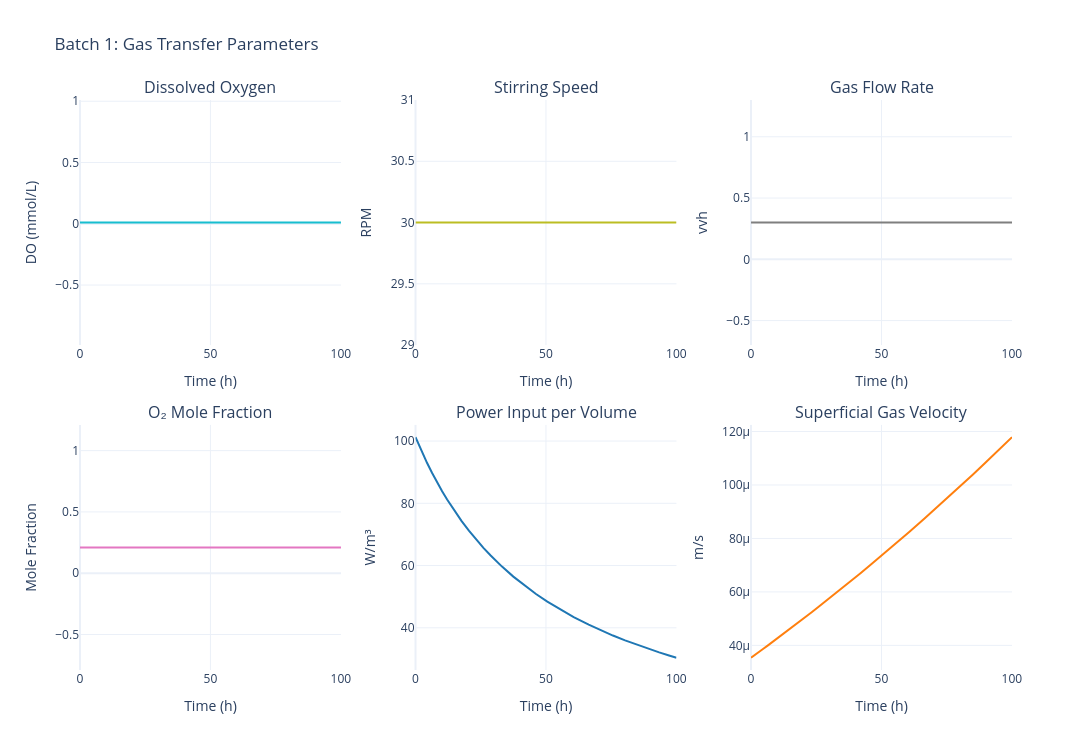

Source (notebook cell):
### Markdown cell above
### 5.1. Compare Gas Transfer Across Batches

### Code cell
# Plot gas transfer for batch 1
fig_gas_1 = plot_batch_gas_transfer(sim, batch_number=1)
fig_gas_1.update_layout(title_text="Batch 1: Gas Transfer Parameters")
fig_gas_1.show()

### Figure 1 — Plotly figure (JSON) as saved in the notebook; plotly's stock layout.template omitted (floating-point values rounded to 4 significant figures)
{"data": [{"hovertemplate": "Time: %{x:.1f} h<br>DO: %{y:.3f} mmol/L<extra></extra>", "line": {"color": "#17becf", "width": 2}, "mode": "lines", "name": "Dissolved O₂", "type": "scatter", "x": [0.0, 0.02877, 0.05755, 0.1151, 0.1726, 0.2302, 0.8056, 1.381, 1.957, 2.532, 4.448, 6.365, 8.281, 10.2, 12.11, 14.9, 17.68, 20.46, 23.25, 26.03, 28.81, 33.15, 37.5, 41.84, 46.18, 50.53, 54.87, 60.63, 66.39, 71.03, 75.68, 80.33, 84.97, 89.62, 93.4, 97.17, 100.0], "xaxis": "x", "y": [0.01, 0.01, 0.01, 0.01, 0.01, 0.01, 0.01, 0.01, 0.01, 0.01, 0.01, 0.01, 0.01, 0.01, 0.01, 0.01, 0.01, 0.01, 0.01, 0.01, 0.01, 0.01, 0.01, 0.01, 0.01, 0.01, 0.01, 0.01, 0.01, 0.01, 0.01, 0.01, 0.01, 0.01, 0.01, 0.01, 0.01], "yaxis": "y"}, {"hovertemplate": "Time: %{x:.1f} h<br>N: %{y:.1f} rpm<extra></extra>", "line": {"color": "#bcbd22", "width": 2}, "mode": "lines", "name": "Stirring Speed", "type": "scatter", "x": [0.0, 0.02877, 0.05755, 0.1151, 0.1726, 0.2302, 0.8056, 1.381, 1.957, 2.532, 4.448, 6.365, 8.281, 10.2, 12.11, 14.9, 17.68, 20.46, 23.25, 26.03, 28.81, 33.15, 37.5, 41.84, 46.18, 50.53, 54.87, 60.63, 66.39, 71.03, 75.68, 80.33, 84.97, 89.62, 93.4, 97.17, 100.0], "xaxis": "x2", "y": [30.0, 30.0, 30.0, 30.0, 30.0, 30.0, 30.0, 30.0, 30.0, 30.0, 30.0, 30.0, 30.0, 30.0, 30.0, 30.0, 30.0, 30.0, 30.0, 30.0, 30.0, 30.0, 30.0, 30.0, 30.0, 30.0, 30.0, 30.0, 30.0, 30.0, 30.0, 30.0, 30.0, 30.0, 30.0, 30.0, 30.0], "yaxis": "y2"}, {"hovertemplate": "Time: %{x:.1f} h<br>Fg: %{y:.3f} vvh<extra></extra>", "line": {"color": "#7f7f7f", "width": 2}, "mode": "lines", "name": "Gas Flow Rate", "type": "scatter", "x": [0.0, 0.02877, 0.05755, 0.1151, 0.1726, 0.2302, 0.8056, 1.381, 1.957, 2.532, 4.448, 6.365, 8.281, 10.2, 12.11, 14.9, 17.68, 20.46, 23.25, 26.03, 28.81, 33.15, 37.5, 41.84, 46.18, 50.53, 54.87, 60.63, 66.39, 71.03, 75.68, 80.33, 84.97, 89.62, 93.4, 97.17, 100.0], "xaxis": "x3", "y": [0.3, 0.3, 0.3, 0.3, 0.3, 0.3, 0.3, 0.3, 0.3, 0.3, 0.3, 0.3, 0.3, 0.3, 0.3, 0.3, 0.3, 0.3, 0.3, 0.3, 0.3, 0.3, 0.3, 0.3, 0.3, 0.3, 0.3, 0.3, 0.3, 0.3, 0.3, 0.3, 0.3, 0.3, 0.3, 0.3, 0.3], "yaxis": "y3"}, {"hovertemplate": "Time: %{x:.1f} h<br>y_O₂: %{y:.3f}<extra></extra>", "line": {"color": "#e377c2", "width": 2}, "mode": "lines", "name": "y_O₂", "type": "scatter", "x": [0.0, 0.02877, 0.05755, 0.1151, 0.1726, 0.2302, 0.8056, 1.381, 1.957, 2.532, 4.448, 6.365, 8.281, 10.2, 12.11, 14.9, 17.68, 20.46, 23.25, 26.03, 28.81, 33.15, 37.5, 41.84, 46.18, 50.53, 54.87, 60.63, 66.39, 71.03, 75.68, 80.33, 84.97, 89.62, 93.4, 97.17, 100.0], "xaxis": "x4", "y": [0.21, 0.21, 0.21, 0.21, 0.21, 0.21, 0.21, 0.21, 0.21, 0.21, 0.21, 0.21, 0.21, 0.21, 0.21, 0.21, 0.21, 0.21, 0.21, 0.21, 0.21, 0.21, 0.21, 0.21, 0.21, 0.21, 0.21, 0.21, 0.21, 0.21, 0.21, 0.21, 0.21, 0.21, 0.21, 0.21, 0.21], "yaxis": "y4"}, {"hovertemplate": "Time: %{x:.1f} h<br>P/V: %{y:.2f} W/m³<extra></extra>", "line": {"color": "#1f77b4", "width": 2}, "mode": "lines", "name": "P/V", "type": "scatter", "x": [0.0, 0.02877, 0.05755, 0.1151, 0.1726, 0.2302, 0.8056, 1.381, 1.957, 2.532, 4.448, 6.365, 8.281, 10.2, 12.11, 14.9, 17.68, 20.46, 23.25, 26.03, 28.81, 33.15, 37.5, 41.84, 46.18, 50.53, 54.87, 60.63, 66.39, 71.03, 75.68, 80.33, 84.97, 89.62, 93.4, 97.17, 100.0], "xaxis": "x5", "y": [101.2, 101.2, 101.1, 101.0, 100.9, 100.8, 99.64, 98.52, 97.43, 96.35, 92.93, 89.72, 86.71, 83.88, 81.21, 77.6, 74.28, 71.2, 68.34, 65.69, 63.21, 59.66, 56.45, 53.53, 50.86, 48.42, 46.17, 43.46, 41.0, 39.21, 37.51, 35.95, 34.49, 33.13, 32.09, 31.09, 30.38], "yaxis": "y5"}, {"hovertemplate": "Time: %{x:.1f} h<br>vₛ: %{y:.5f} m/s<extra></extra>", "line": {"color": "#ff7f0e", "width": 2}, "mode": "lines", "name": "vₛ", "type": "scatter", "x": [0.0, 0.02877, 0.05755, 0.1151, 0.1726, 0.2302, 0.8056, 1.381, 1.957, 2.532, 4.448, 6.365, 8.281, 10.2, 12.11, 14.9, 17.68, 20.46, 23.25, 26.03, 28.81, 33.15, 37.5, 41.84, 46.18, 50.53, 54.87, 60.63, 66.39, 71.03, 75.68, 80.33, 84.97, 89.62, 93.4, 97.17, 100.0], "xaxis": "x6", "y": [3.537e-05, 3.539e-05, 3.541e-05, 3.545e-05, 3.549e-05, 3.553e-05, 3.594e-05, 3.635e-05, 3.676e-05, 3.717e-05, 3.854e-05, 3.991e-05, 4.13e-05, 4.269e-05, 4.409e-05, 4.614e-05, 4.821e-05, 5.03e-05, 5.24e-05, 5.452e-05, 5.665e-05, 6.003e-05, 6.344e-05, 6.69e-05, 7.041e-05, 7.396e-05, 7.756e-05, 8.24e-05, 8.733e-05, 9.138e-05, 9.546e-05, 9.962e-05, 0.0001038, 0.0001081, 0.0001116, 0.0001152, 0.0001179], "yaxis": "y6"}], "layout": {"annotations": [{"font": {"size": 16}, "showarrow": false, "text": "Dissolved Oxygen", "x": 0.14, "xanchor": "center", "xref": "paper", "y": 1, "yanchor": "bottom", "yref": "paper"}, {"font": {"size": 16}, "showarrow": false, "text": "Stirring Speed", "x": 0.5, "xanchor": "center", "xref": "paper", "y": 1, "yanchor": "bottom", "yref": "paper"}, {"font": {"size": 16}, "showarrow": false, "text": "Gas Flow Rate", "x": 0.86, "xanchor": "center", "xref": "paper", "y": 1, "yanchor": "bottom", "yref": "paper"}, {"font": {"size": 16}, "showarrow": false, "text": "O₂ Mole Fraction", "x": 0.14, "xanchor": "center", "xref": "paper", "y": 0.43, "yanchor": "bottom", "yref": "paper"}, {"font": {"size": 16}, "showarrow": false, "text": "Power Input per Volume", "x": 0.5, "xanchor": "center", "xref": "paper", "y": 0.43, "yanchor": "bottom", "yref": "paper"}, {"font": {"size": 16}, "showarrow": false, "text": "Superficial Gas Velocity", "x": 0.86, "xanchor": "center", "xref": "paper", "y": 0.43, "yanchor": "bottom", "yref": "paper"}], "font": {"size": 12}, "height": 750, "showlegend": false, "title": {"text": "Batch 1: Gas Transfer Parameters"}, "width": 1400, "xaxis": {"anchor": "y", "domain": [0, 0.28], "title": {"text": "Time (h)"}}, "xaxis2": {"anchor": "y2", "domain": [0.36, 0.64], "title": {"text": "Time (h)"}}, "xaxis3": {"anchor": "y3", "domain": [0.72, 1], "title": {"text": "Time (h)"}}, "xaxis4": {"anchor": "y4", "domain": [0, 0.28], "title": {"text": "Time (h)"}}, "xaxis5": {"anchor": "y5", "domain": [0.36, 0.64], "title": {"text": "Time (h)"}}, "xaxis6": {"anchor": "y6", "domain": [0.72, 1], "title": {"text": "Time (h)"}}, "yaxis": {"anchor": "x", "domain": [0.57, 1], "title": {"text": "DO (mmol/L)"}}, "yaxis2": {"anchor": "x2", "domain": [0.57, 1], "title": {"text": "RPM"}}, "yaxis3": {"anchor": "x3", "domain": [0.57, 1], "title": {"text": "vvh"}}, "yaxis4": {"anchor": "x4", "domain": [0, 0.43], "title": {"text": "Mole Fraction"}}, "yaxis5": {"anchor": "x5", "domain": [0, 0.43], "title": {"text": "W/m³"}}, "yaxis6": {"anchor": "x6", "domain": [0, 0.43], "title": {"text": "m/s"}}}}
